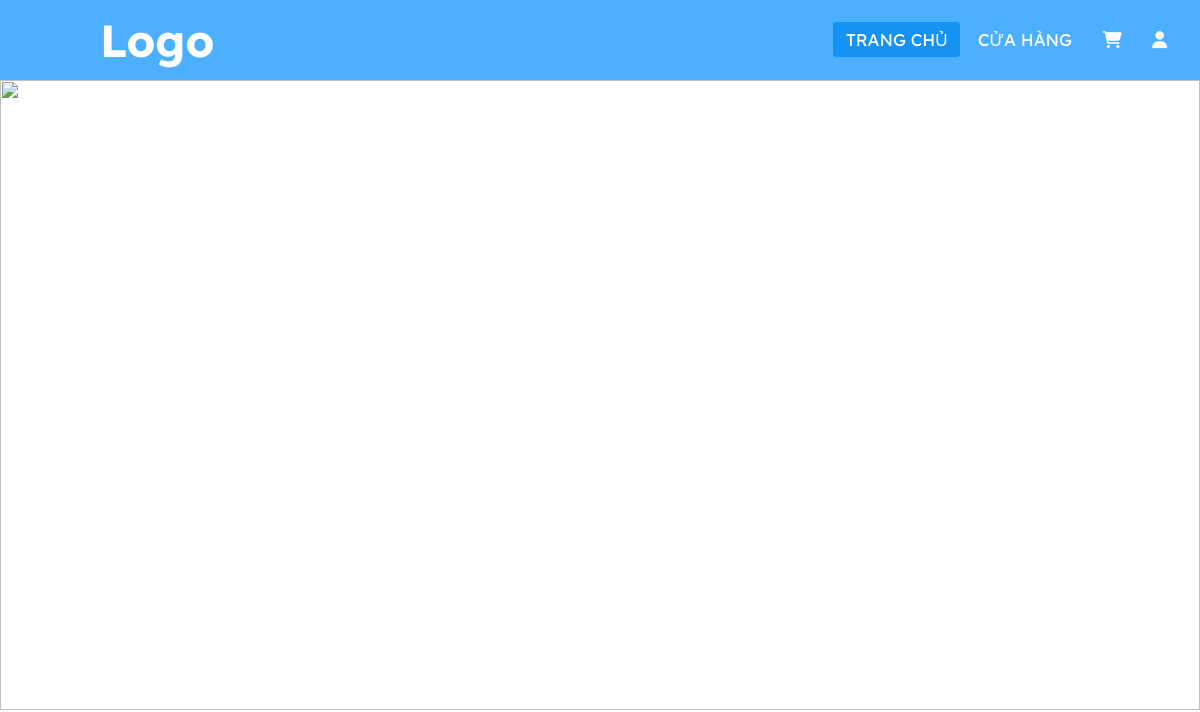
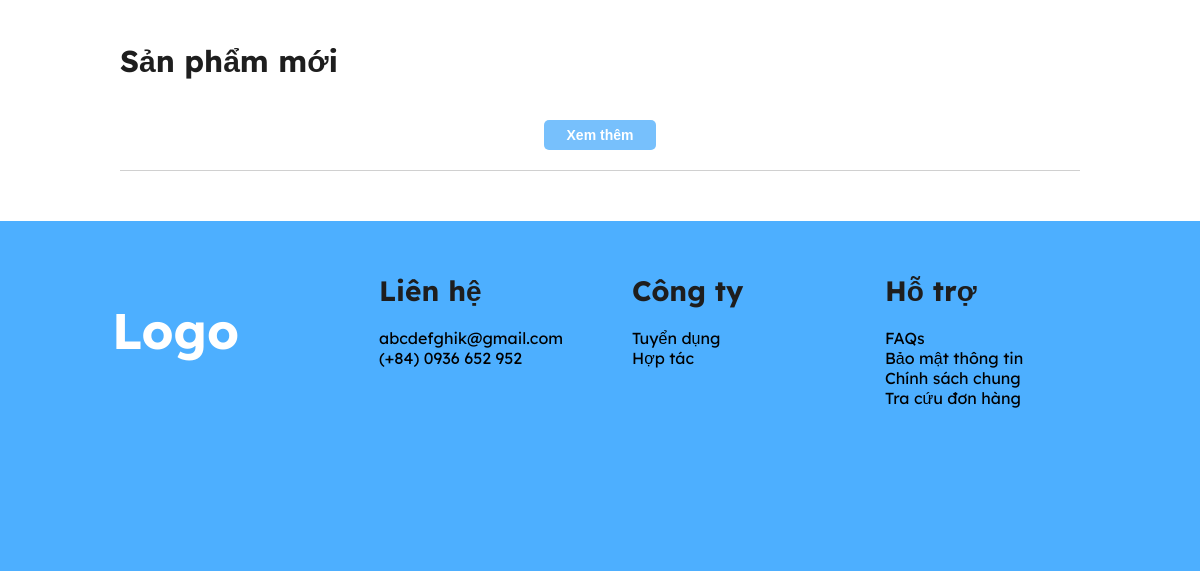
Before: / with the older database file (2 pictures, top to bottom).
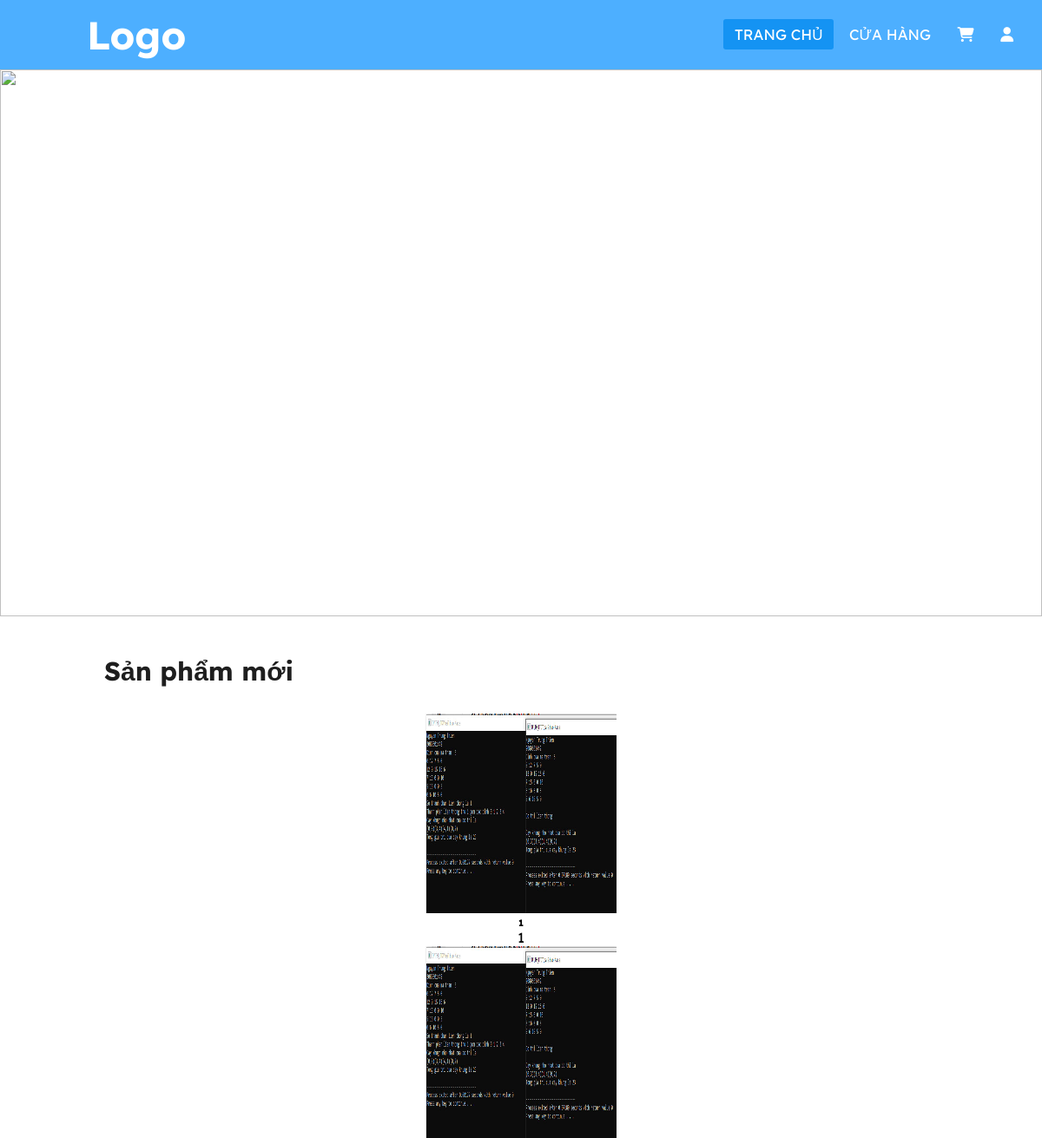
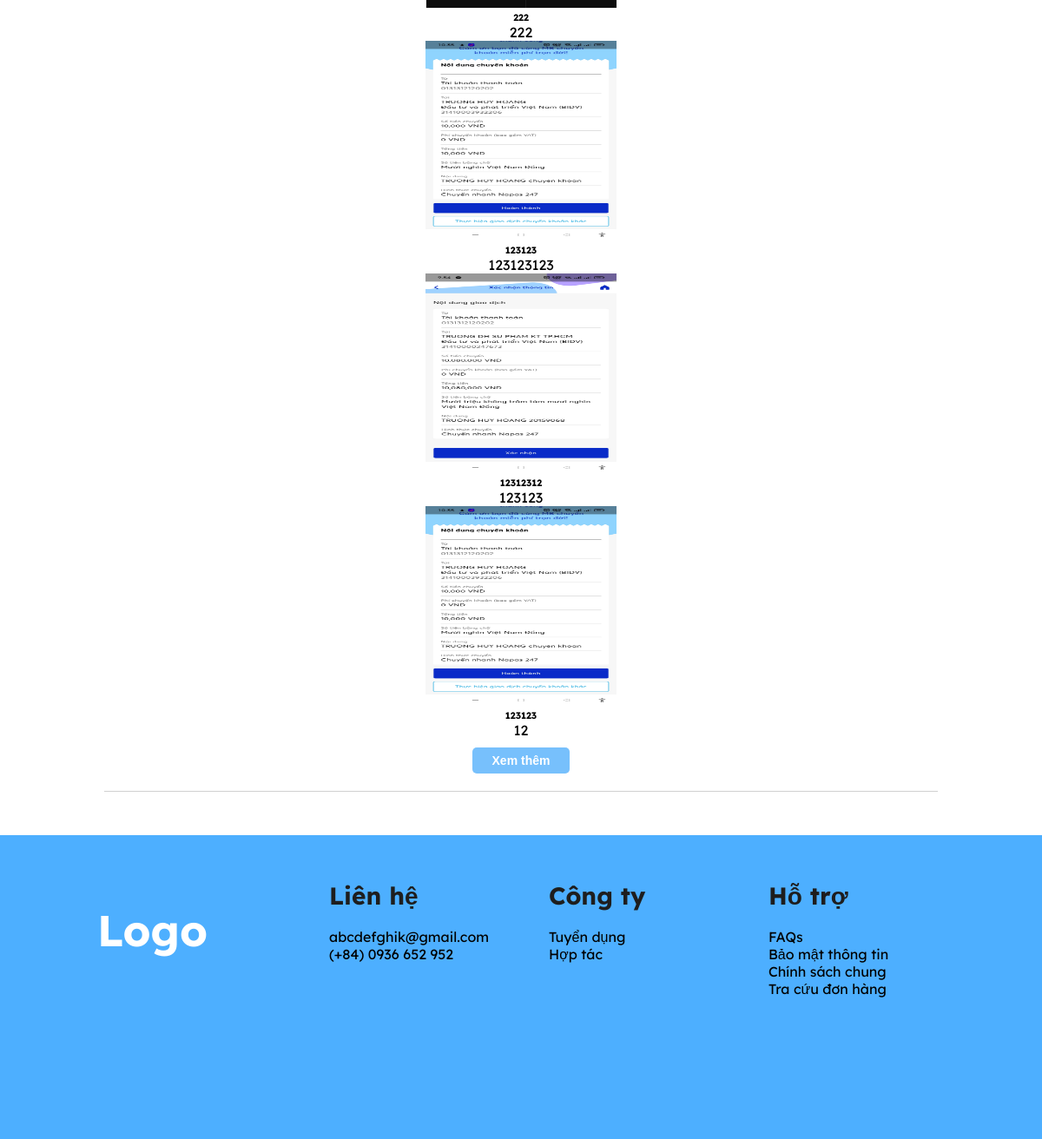
After: the same page with the newer database file (2 pictures, top to bottom).
### tables this page shows
CREATE TABLE `product` (
  `id` int(11) NOT NULL,
  `name` varchar(50) NOT NULL,
  `description` text NOT NULL,
  `img` text NOT NULL,
  `price` int(11) NOT NULL,
  `manufacturers_id` int(11) NOT NULL,
  `category_id` int(11) NOT NULL
);

### index.php (the view, shortened to what this page needs)
<!DOCTYPE html>
<html lang="en">
<head>
    <link rel="stylesheet" href="assets/css/style.css">
</head>
<body>
    <?php
    require 'admin/connect.php';
    $sql = "select product.*, manufacturers.name as manufacturer_name
     from product
     join manufacturers ON product.manufacturers_id=manufacturers.id;";
    $result = mysqli_query($connect, $sql);
    ?>
    <?php
    require 'header.php';
    ?>
    <div>
        <div>
            <img src="assets/img/pexels-pixabay-325876.jpg" alt="" class="img_banner">
        </div>
    </div>
    <div class="main">
        <div class="main_001">
            <h3>Sản phẩm mới</h3>
            <ul>
                <?php $count = 0;
                foreach ($result as $each) :
                ?>
                    <li>
                        <img src="admin/product/photos/<?php echo $each['img'] ?>" alt="">
                        <h6><?php echo $each['name'] ?></h6>
                        <p> <?php echo $each['price'] ?> </p>
                    </li>
                <?php
                    if ($count >= 4) {
                        break;
                    }
                    $count++;
                endforeach
                ?>
            </ul>
            <a href="products.php"><button>Xem thêm</button></a>
        </div>
    </div>
    <?php include 'footer.php' ?>
</body>
</html>

Changed rows visible on the page:
now on this page (row edited): product: img (picture), name "1", price "1"
added product: img (picture), name "222", price "222"
added product: img (picture), name "123123", price "123123123"
added product: img (picture), name "12312312", price "123123"
added product: img (picture), name "123123", price "12"
